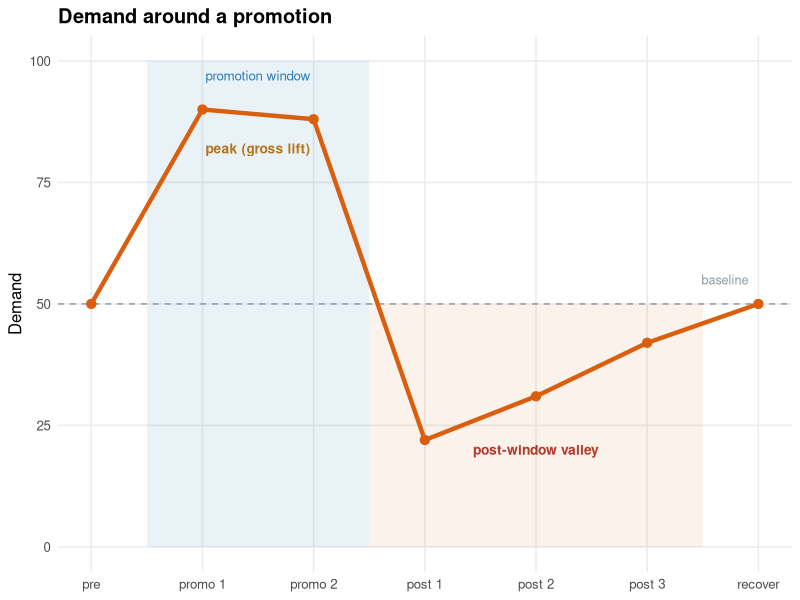
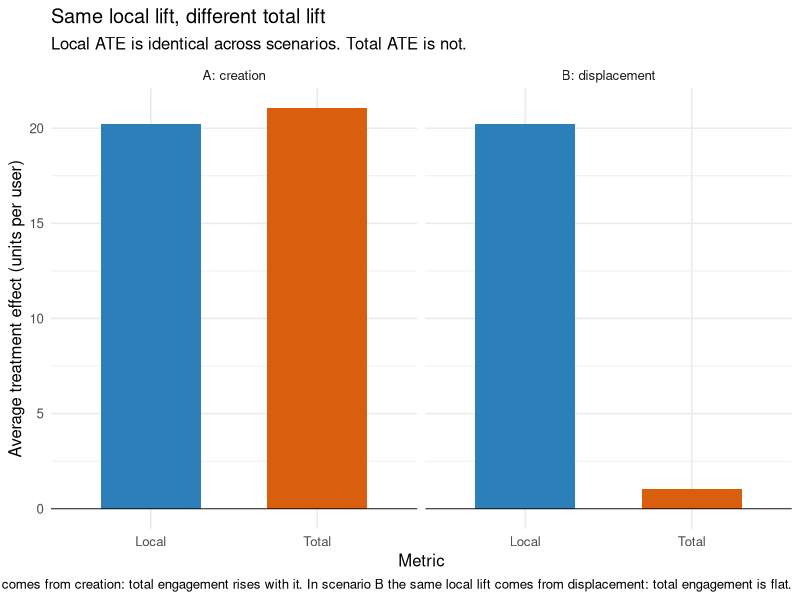

Generate these figures, in order, with R:
## ---- chunk 1
#| echo: false
#| message: false
#| warning: false
#| fig-width: 7.5
#| fig-height: 3.8
#| fig-cap: "Temporal cannibalization. Demand peaks during the promotion window then falls below the baseline of 50 for several weeks before recovering. The gross lift counts only the peak. The net lift subtracts the valley that follows."

library(dplyr)
library(ggplot2)

demand_curve <- tibble(
  t      = 1:7,
  week   = c("pre", "promo 1", "promo 2", "post 1", "post 2", "post 3", "recover"),
  demand = c(50, 90, 88, 22, 31, 42, 50)
)

ggplot(demand_curve, aes(x = t, y = demand)) +
  annotate("rect", xmin = 1.5, xmax = 3.5, ymin = 0, ymax = 100,
           fill = "#2C7FB8", alpha = 0.10) +
  annotate("rect", xmin = 3.5, xmax = 6.5, ymin = 0, ymax = 50,
           fill = "#D95F0E", alpha = 0.08) +
  geom_hline(yintercept = 50, linetype = "dashed", colour = "#8a97a4") +
  geom_line(colour = "#D95F0E", linewidth = 1.5) +
  geom_point(colour = "#D95F0E", size = 2.8) +
  annotate("text", x = 2.5, y = 97, label = "promotion window",
           colour = "#2C7FB8", size = 3.4) +
  annotate("text", x = 2.5, y = 82, label = "peak (gross lift)",
           colour = "#b5751a", size = 3.5, fontface = "bold") +
  annotate("text", x = 5.0, y = 20, label = "post-window valley",
           colour = "#b23a2b", size = 3.5, fontface = "bold") +
  annotate("text", x = 6.7, y = 55, label = "baseline",
           colour = "#8a97a4", size = 3.2) +
  scale_x_continuous(breaks = demand_curve$t, labels = demand_curve$week) +
  scale_y_continuous(limits = c(0, 100)) +
  labs(x = NULL, y = "Demand", title = "Demand around a promotion") +
  theme_minimal(base_size = 12) +
  theme(panel.grid.minor = element_blank(),
        plot.title = element_text(face = "bold"))
## ---- chunk 2
#| echo: true
#| message: false

set.seed(2026)
library(dplyr)
library(ggplot2)

n <- 2000
treatment_effect_local <- 20

W              <- rbinom(n, size = 1, prob = 0.5)
baseline_local <- rnorm(n, mean =  40, sd = 10)
baseline_total <- rnorm(n, mean = 100, sd = 20)
noise_local    <- rnorm(n, mean =   0, sd =  5)
noise_total    <- rnorm(n, mean =   0, sd = 10)

scenario_A <- tibble(
  user_id      = seq_len(n),
  W            = W,
  scenario     = "A: creation",
  local_metric = baseline_local + W * treatment_effect_local + noise_local,
  total_metric = baseline_total + W * treatment_effect_local + noise_total
)

scenario_B <- tibble(
  user_id      = seq_len(n),
  W            = W,
  scenario     = "B: displacement",
  local_metric = baseline_local + W * treatment_effect_local + noise_local,
  total_metric = baseline_total + 0                          + noise_total
)

sim <- bind_rows(scenario_A, scenario_B)

head(sim)

sim %>%
  group_by(scenario, W) %>%
  summarise(
    mean_local = mean(local_metric),
    mean_total = mean(total_metric),
    .groups = "drop"
  )
## ---- chunk 3
#| echo: true
#| message: false

ab_local <- sim %>%
  group_by(scenario) %>%
  summarise(
    estimate = t.test(local_metric ~ W)$estimate[2] -
               t.test(local_metric ~ W)$estimate[1],
    p_value  = t.test(local_metric ~ W)$p.value,
    .groups  = "drop"
  )

ab_local
## ---- chunk 4
#| echo: true
#| message: false

ab_total <- sim %>%
  group_by(scenario) %>%
  summarise(
    estimate = t.test(total_metric ~ W)$estimate[2] -
               t.test(total_metric ~ W)$estimate[1],
    p_value  = t.test(total_metric ~ W)$p.value,
    .groups  = "drop"
  )

ab_total

comparison <- ab_local %>%
  rename(local_estimate = estimate, local_p = p_value) %>%
  left_join(
    ab_total %>% rename(total_estimate = estimate, total_p = p_value),
    by = "scenario"
  )

comparison
## ---- chunk 5
#| echo: true
#| message: false

effects_long <- bind_rows(
  comparison %>%
    transmute(scenario, metric = "Local", ATE = local_estimate),
  comparison %>%
    transmute(scenario, metric = "Total", ATE = total_estimate)
)

ggplot(effects_long, aes(x = metric, y = ATE, fill = metric)) +
  geom_col(width = 0.6) +
  geom_hline(yintercept = 0, linewidth = 0.3) +
  facet_wrap(~ scenario) +
  scale_fill_manual(values = c(Local = "#2C7FB8", Total = "#D95F0E")) +
  labs(
    title    = "Same local lift, different total lift",
    subtitle = "Local ATE is identical across scenarios. Total ATE is not.",
    x        = "Metric",
    y        = "Average treatment effect (units per user)",
    caption  = paste(
      "In scenario A the local lift comes from creation: total engagement rises with it.",
      "In scenario B the same local lift comes from displacement: total engagement is flat."
    )
  ) +
  theme_minimal(base_size = 12) +
  theme(legend.position = "none")
